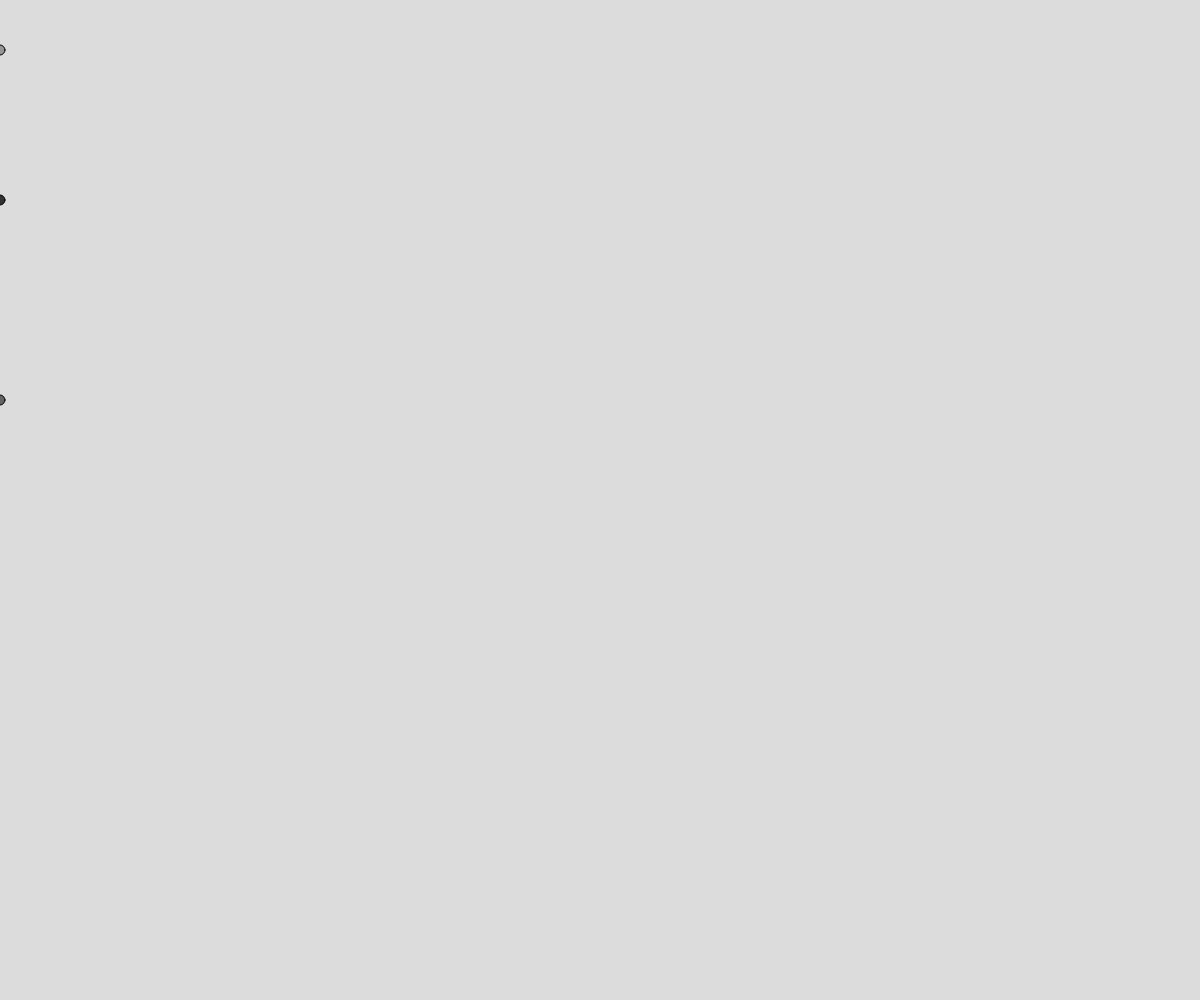
Frame 1 (no input)
Frame 60 (no input): blank canvas, image omitted
Frame 120 (the mouse pressed at the canvas centre since frame 60): blank canvas, image omitted

The p5.js sketch that drew this single still picture (run headless with seeded random() and noise() and a simulated clock; from frame 60 on, the mouse is pressed at the canvas centre):

// p5.js sketch
// ── sketch.js
// Round Racer
// Mitsaal Idris
// Oct. 15, 2024

let xPosition = 0;
let xSpeed = 0;
let circle1;
let circle2;
let circle3;

function setup() {
  createCanvas(windowWidth, windowHeight);
  circle1 = new roundRacer(200,50);
  circle2 = new roundRacer(400,100);
  circle3 = new roundRacer(50,150);
}

function draw() {
  background(220);
  circle1.display();
  circle2.display();
  circle3.display();
  circle1.move();
  circle2.move();
  circle3.move();
}

class roundRacer{
  constructor(yPosition, color){
    this.xPosition = 0;
    this.yPosition = yPosition;
    this.xSpeed = random(3,15);
    this.color = color;
  }
  move(){
    this.xPosition = this.xPosition + this.xSpeed;
    if(this.xPosition >= width){
      this.xPosition = 0;
    }
  }
  display(){
    fill(this.color);
    circle(this.xPosition,this.yPosition,10);
  }
}
  
